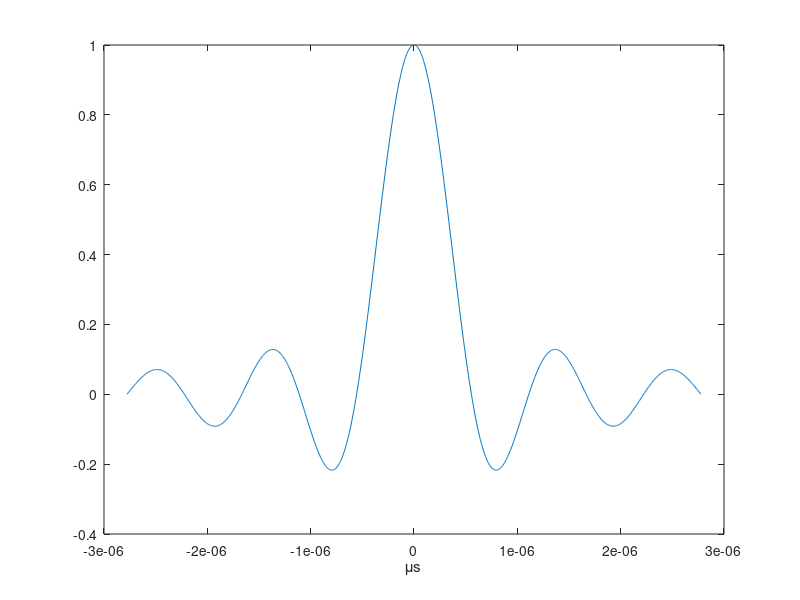
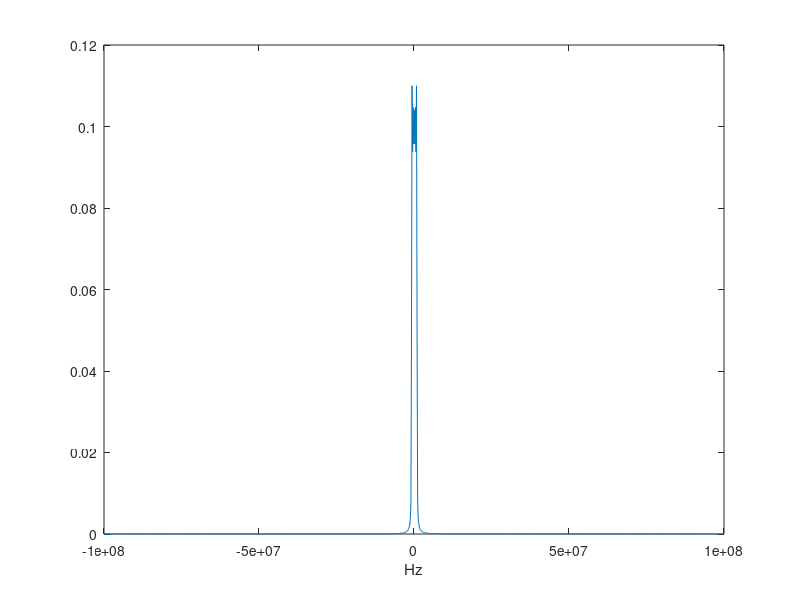

These figures' MATLAB source, in order: (Note: this script raises an error after producing the figures.)
% Baseband modulation and demodulation demo

% T = 1 ms

% Parameters
% LL = 100; % Total number of bits Default is 100
%N = 56; % Length of filter in symbol periods. Default is 51
% adds to final bit number
%fs = 2; % Over-sampling factor (Sampling frequency/symbol rate). Default is 100

%Ns = floor(N*fs); % Number of filter samples

fs = 200e6;    % Sampled frequency of the signal
T =  (400e-6)/720;    % Period of a symbol (400μs and Passband signal 2 bits per symbol and 1440 bits to transmit)
t_pulse = -5*T:1/fs:5*T;   % Pulse time vector
pulse = sinc(t_pulse / T);   % sinc pulse 
ov_samp = round(fs*T);   % Over-sampling factor (Sampling frequency/symbol rate)

% Show pulse plot and frequency plot
figure;
plot(t_pulse, pulse);
xlabel('μs');
F_pulse = fftshift(fft(pulse));           
len = length(t_pulse);
fr = linspace(-0.5, 0.5, len)*fs;
figure;

plot(fr, abs(F_pulse/len));
xlabel('Hz');


% image's bits
bits = reshape(cdata, 720, 2);

% Map bits to -1 and +1
xI = 2 * bits(:, 1) - 1; 
xQ = 2 * bits(:, 2) - 1; 

% Upsample to match pulse 
xI_up = upsample(xI,ov_samp);
xQ_up = upsample(xQ,ov_samp);

xI_con = conv(XI_up, pulse, 'same'); % Shape I component
xQ_con = conv(XQ_up, pulse, 'same'); % Shape Q component

% Combine I and Q to create complex baseband signal
x_t = xI_con + 1j * xQ_con;


% mine = -20:0.001:20
% yplo = sinc(1*mine)
% F = fftshift(fft(yplo));           % Shift zero frequency to center
% n = length(mine);
% freq = linspace(-0.5, 0.5, n)/mean(diff(mine));
% figure;
% 
% plot(mine, yplo);
% figure;
% 
% plot(freq, abs(F)/n);



% **********************************************************

% Create i.i.d. bits
%bits = (randn(LL,1) > 0.5);
% documentation: reshape
%bits = reshape(cdata, [1440,1]);

% % 2-PAM mapping to symbols
% xk = 2*bits-1;
% 
% % Choose sinc pulse
% pt = sinc([-floor(Ns/2):Ns-floor(Ns/2)-1]/fs); 
% pt = transpose(pt)/norm(pt)/sqrt(1/(fs)); % '1/fs' simply serves as 'delta' to approximate integral as sum
% 
% % Create baseband signal
% xk_up = upsample(xk,fs);
% xt = conv(xk_up,pt);
% % len = length(xt);
% 
% %xt is the signal we want to transmit
% transmitsignal = xt;
% save("transmitsignal.mat", "transmitsignal");
% 
% % from studentdemo.m
% %plot([0:length(transmitsignal)-1]/length(transmitsignal)-0.5, abs(fftshift(fft(transmitsignal))))


% % **********************************************************
% % Channel
% 
% % Send it through AWGN channel
% yt = xt + sigma_n*randn(len,1); 
% 
% 
% 
% % **********************************************************
% % Demodulation
% 
% % Matched filter
% wt = flipud(pt); 
% 
% % Filter with matched filter
% zt = conv(wt,yt)*(1/fs); % '1/fs' simply serves as 'delta' to approximate integral as sum 
% 
% % Sample filtered signal
% zk = zt(ceil(Ns)+ceil(delay*fs):fs:end); zk = zk(1:LL);
% 
% 
% % Detection
% xk_hat = sign(zk);
% bits_hat = (xk_hat>=0);
% 
% % Compute Bit Error Rate (BER)
% BER = mean(bits_hat ~= bits);
% disp(['BER is ', num2str(BER)])
% 
% 
% 
% % **********************************************************
% % Alternative: Simple A/D converter-based detection (i.e., no matched filter)
% 
% % Sample y directly (without matched filtering) and do detection
% yk = yt(ceil(Ns/2):fs:end); yk = yk(1:LL);
% xk_hat_alt = sign(yk);
% bits_alt = (xk_hat_alt>=0);
% 
% % Compute Bit error rate (BER) of simple A/D
% BER_alt = mean(bits_alt ~= bits);
% disp(['BER of quantizer without matched filter is ', num2str(BER_alt)])
% 
% 
% 
% % **********************************************************
% % Waveforms and spectra
% 
% % Plot time domain signals
% ax = [];
% figure(1)
% LargeFigure(gcf, 0.15); % Make figure large
% clf
% 
% subplot(5,1,1);
% plot([-floor(Ns/2):Ns-floor(Ns/2)-1]/fs,pt)
% ylabel('p(t)')
% axis tight
% 
% ax(1) = subplot(5,1,2);
% plot([1:len]/fs,xt)
% ylabel('x(t)')
% 
% ax(2) = subplot(5,1,3);
% plot([1:len]/fs,yt)
% ylabel('y(t)')
% 
% ax(3) = subplot(5,1,4);
% plot([1:length(zt)]/fs,zt)
% ylabel('z(t)')
% xlabel('time  in  microseconds')
% xlim([0, 200]);
% 
% subplot(5,1,5);
% stem([1:LL], xk,'bx')
% hold on
% stem([1:LL], zk,'ro')
% legend('x_k', 'z_k')
% xlabel('discrete time  k')
% axis tight
% 
% linkaxes(ax,'x')
% zoom xon
% 
% 
% % Plot frequency domain signals
% figure(2)
% LargeFigure(gcf, 0.15); % Make figure large
% clf
% 
% subplot(3,1,1)
% plot([-len/2+1:len/2]/len*fs,20*log10(abs(fftshift(1/sqrt(len)*fft(xt)))))
% ylabel('abs(X(f))')
% axis([-4 4 -40 40])
% title('Frequency responses in dB')
% 
% subplot(3,1,2)
% plot([-len/2+1:len/2]/len*fs,20*log10(abs(fftshift(1/sqrt(len)*fft(yt)))))
% ylabel('abs(Y(f))')
% axis([-4 4 -40 40])
% 
% subplot(3,1,3)
% plot([-len/2+1:len/2]/len*fs,20*log10(abs(fftshift(1/sqrt(len)*fft(zt(1:len))))))
% ylabel('abs(Z(f))')
% axis([-4 4 -40 40])
% xlabel('frequency  in  MHz')
% 
% figure(1)
